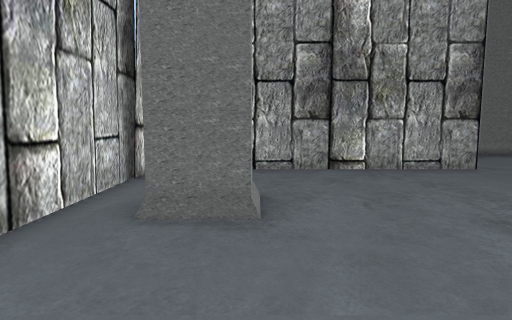
[1] (above)

17 first-person views from a walk through a 3-D level made in the Unity game engine. The camera is 1.5 m above the floor, tilts 6° down and sees 75° across. The floor is counted in squares, 1 m on a side. Each view is taken from the middle of a square. On the plan, view 1 faces up. The plan holds only what a view shows up to about 15 squares ahead; the rest is blank. The player character is not drawn.

[2]
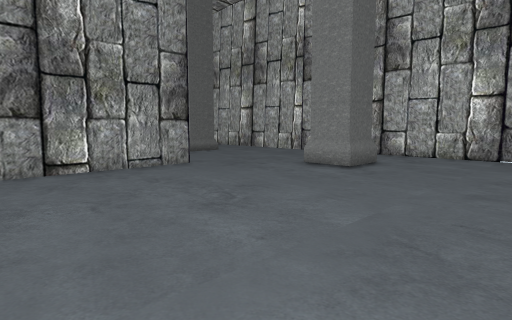

[3]
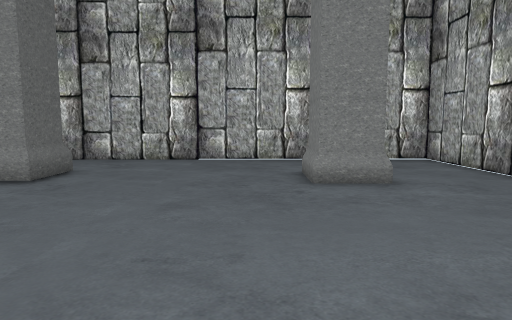

[4]
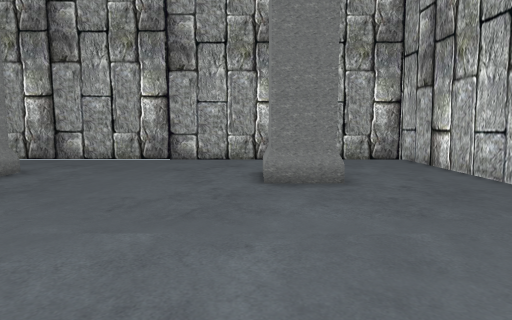

[5]
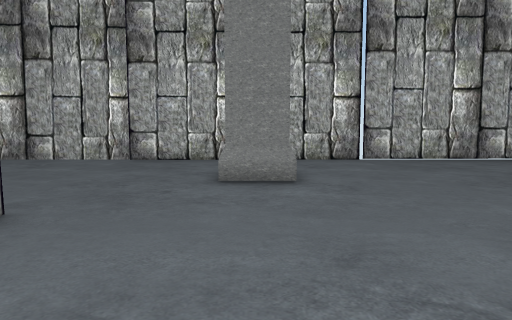

[6]
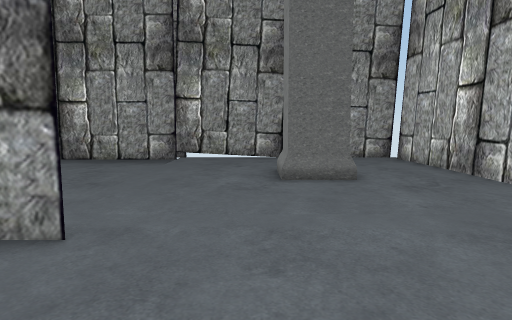

[7]
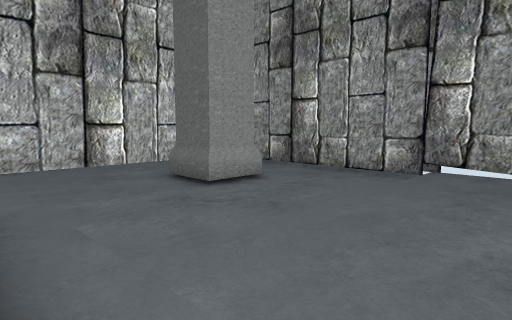

[8]
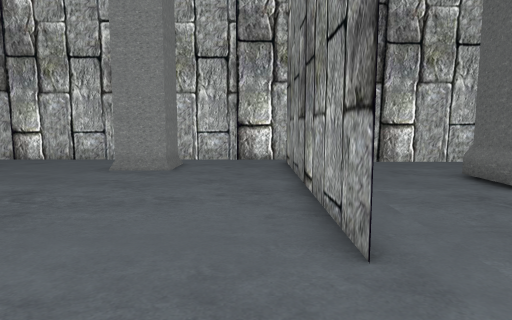

[9]
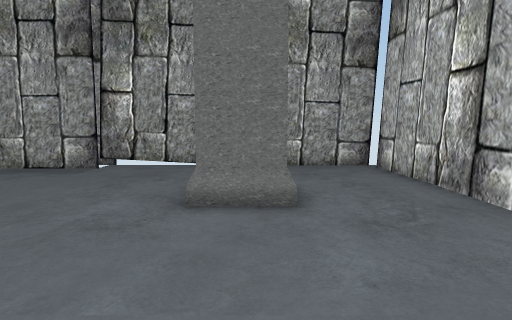

[10]
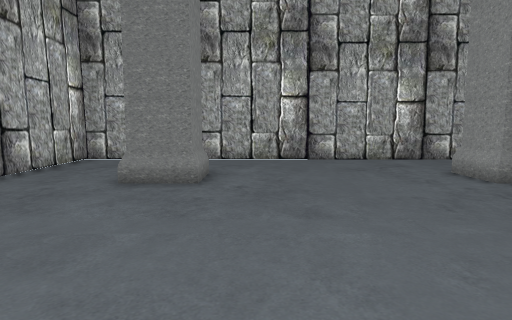

[11]
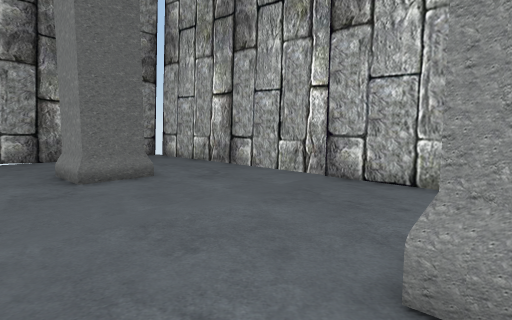

[12]
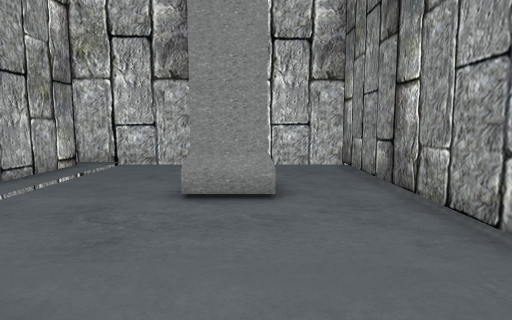

[13]
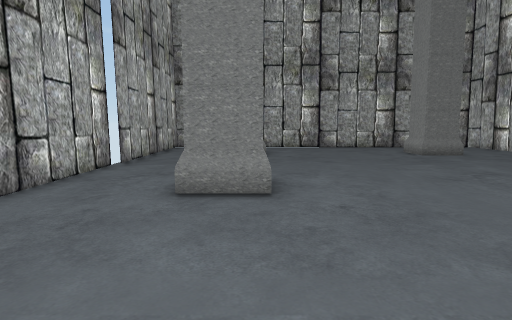

[14]
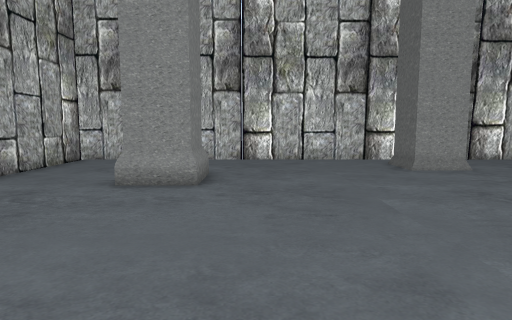

[15]
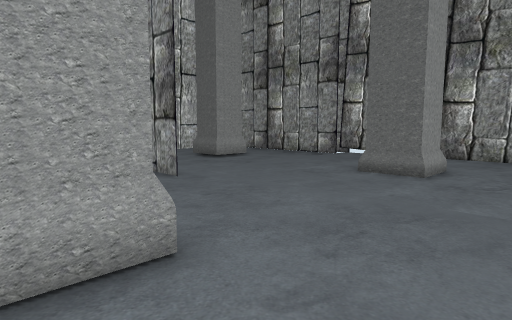

[16]
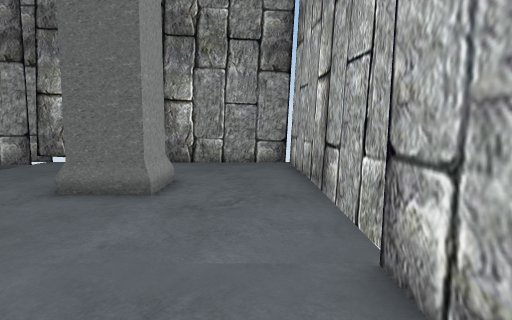

[17]
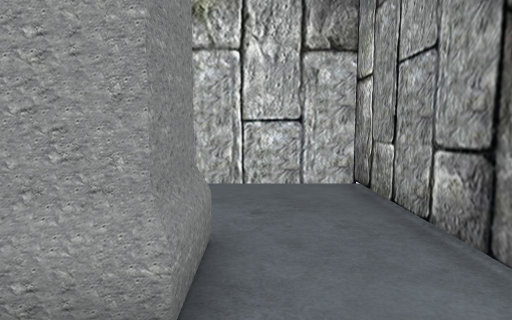

### Floor plan
Points are (right, up) in squares from view 1. A wall is a line through its corners. A room is listed if a view was taken in it or the views show most of it. See-through windows are left out.
Room 1 (views 1, 2, 3, 4, 5, 6, 7, 8, 9, 10, 11, 12, 13, 14, 15, 16, 17)
walls: (10.9, 7.8) (12.6, 7.8); (10.9, 5.9) (10.9, 8); (7.6, 11.2) (-2.4, 11.2); (12.6, 8) (12.6, 6.4); (12.8, 6.1) (10.9, 6.1); (-1.9, 7) (-0.1, 7) (-0.1, 5.3) (-1.9, 5.3); (10.9, 16) (10.9, 18); (-2.5, 11.3) (1.4, 11.3); (2.8, 16.6) (0.8, 16.6); (16.5, 2.4) (16.4, 12.5); (0.8, -1.6) (2.7, -1.6) (2.7, -3.5); (12.6, 16.2) (10.9, 16.2); (10.7, -3.5) (10.7, -1.6) (12.5, -1.6); (17, 12.7) (16.3, 21.9); (2.7, 18.4) (2.7, 16.4); (12.6, 18) (12.6, 16); (0.8, 18.3) (2.8, 18.3); (6.6, 21.5) (-3.5, 21.5); (16.3, -7.5) (16.1, 2.5); (-3.4, -7.5) (16.6, -7.5); (16.4, 22.3) (5.9, 22.4); (-3.8, 21.8) (-3.4, -8.1)
low walls: (10.7, 5.9) (10.7, 8); (10.9, 8) (12.6, 8); (12.8, 5.9) (10.9, 5.9); (10.7, 16) (10.7, 18.1); (12.6, 16) (10.9, 16); (0.8, 18.4) (2.8, 18.4) (2.8, 16.4) (0.8, 16.4); (-4.2, 21.8) (-3.4, 9.1)
ways out: gap at (17, 22)

Where each view was taken, in squares from view 1:
view 1: 0 up, 0 right, facing up
view 2: 0 up, 0 right, facing up-right
view 3: 0 up, 2 right, facing right
view 4: 7 up, 3 right, facing down
view 5: 7 up, 2 right, facing right
view 6: 7 up, 10 right, facing up
view 7: 11 up, 10 right, facing up-left
view 8: 10 up, 11 right, facing left
view 9: 10 up, 12 right, facing up
view 10: 7 up, 9 right, facing down
view 11: 7 up, 8 right, facing up-right
view 12: 18 up, 10 right, facing left
view 13: 15 up, 11 right, facing down
view 14: 0 up, 11 right, facing left
view 15: 6 up, 16 right, facing up-left
view 16: 9 up, 15 right, facing up
view 17: 19 up, 5 right, facing left
